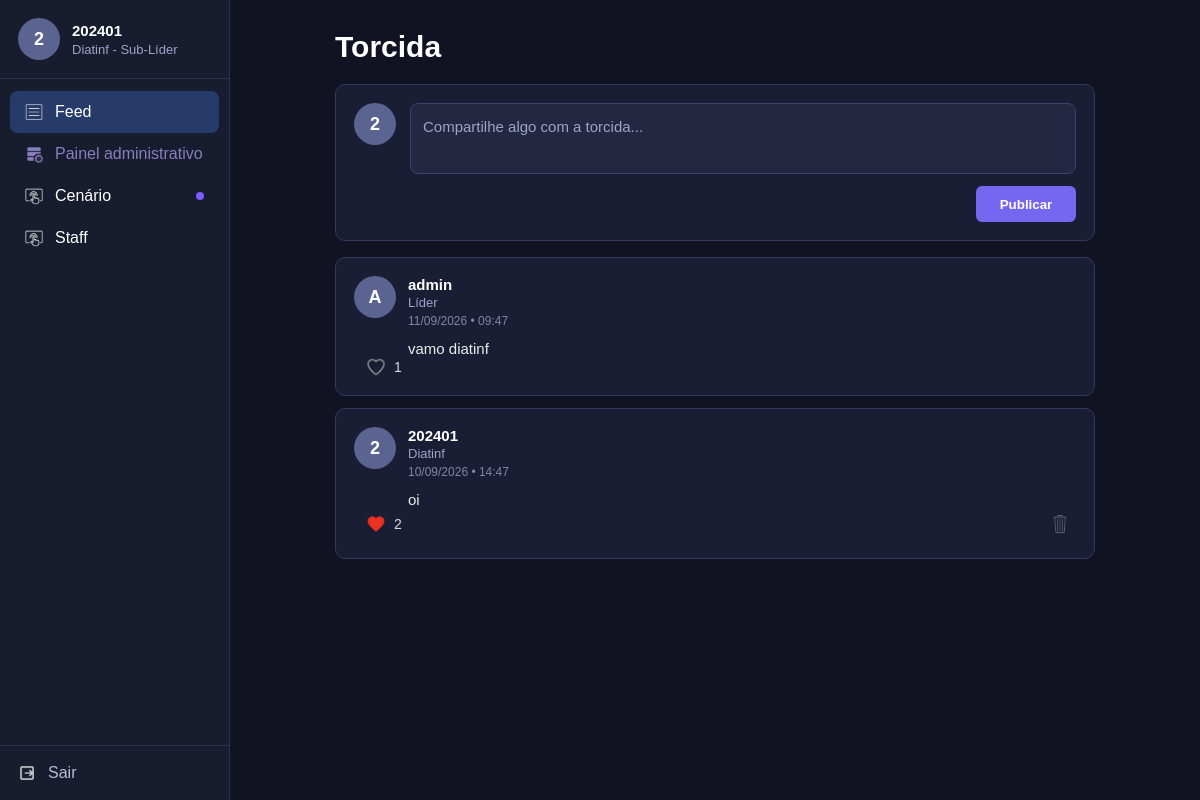
Page /feed/ (signed in) on the committed database.
### usuarios/models.py (models this page shows, shortened)
class Usuario(models.Model):
    matricula=models.CharField(
        max_length=20,
        unique=True
    )
    senha=models.CharField(
        max_length=255
    )
    diretoria=models.CharField(
        max_length=50
    )
    areas=models.TextField()
    aprovado=models.BooleanField(
        default=True
    )
    sub_lider=models.BooleanField(
        default=False
    )
    sublider_de=models.CharField(
        max_length=50,
        null=True,
        blank=True
    )
    doacao_tampinhas=models.FloatField(
        default=0
    )
    def eh_administrador(self):
        return self.matricula=="admin" or self.diretoria=="Líder"
    def get_areas_list(self):
        if self.areas:
            return [a.strip() for a in self.areas.split(",") if a.strip()]
        return []

class Publicacao(models.Model):
    usuario=models.ForeignKey(
        Usuario,
        on_delete=models.CASCADE,
        related_name="publicacoes"
    )
    texto=models.TextField()
    data=models.DateTimeField(
        auto_now_add=True
    )
    editado=models.BooleanField(
        default=False
    )
    def total_curtidas(self):
        return self.curtidas.count()

### usuarios/views.py (the view)
# urls.py: path("feed/",views.feed,name="feed"),
def feed(request):
    if "usuario" not in request.session:
        return redirect("login")
    usuario = Usuario.objects.get(id=request.session["usuario"])
    publicacoes = Publicacao.objects.select_related("usuario").prefetch_related("curtidas").order_by("-data")
    curtidas = Curtida.objects.filter(usuario=usuario).values_list("publicacao_id", flat=True)
    return render(request, "feed.html", {
        "usuario": usuario,
        "publicacoes": publicacoes,
        "curtidas": curtidas
    })

### usuarios/templates/feed.html (shortened to what this page needs)
{% load static %}
<!DOCTYPE html>
<html lang="pt-br">
<head>
    <link rel="stylesheet" href="{% static 'css/base.css' %}">
    <link rel="stylesheet" href="{% static 'css/feed.css' %}">
</head>
<body>
{% include "_sidebar.html" with pagina_ativa="feed" %}
<main class="conteudo">
    <div class="container-pagina">
        <div class="titulo-pagina">
            <h1>Torcida</h1>
        </div>
        <section class="nova-publicacao">
            <form action="{% url 'publicar' %}" method="POST">
                <div class="topo-publicacao">
                    <div class="avatar">
                        {{ usuario.matricula|first|upper }}
                    </div>
                    <textarea
                        name="texto"
                        placeholder="Compartilhe algo com a torcida..."
                        required></textarea>
                </div>
                <div class="acoes-publicacao">
                    <button type="submit">Publicar</button>
                </div>
            </form>
        </section>
        <section class="feed">
            {% for publicacao in publicacoes %}
            <article class="card">
                <div class="cabecalho">
                    <div class="avatar">
                        {{ publicacao.usuario.matricula|first|upper }}
                    </div>
                    <div class="info">
                        <h3>{{ publicacao.usuario.matricula }}</h3>
                        <p>{{ publicacao.usuario.diretoria }}</p>
                        <small>{{ publicacao.data|date:"d/m/Y • H:i" }}</small>
                    </div>
                </div>
                <div class="corpo-card">
                    <div class="avatar-espaco"></div>
                    <div class="texto">{{ publicacao.texto }}</div>
                </div>
                <div class="rodape-card">
                    <div class="rodape-acoes">
                        <button class="curtir" data-id="{{ publicacao.id }}">
                            <img
                                class="icone-curtir"
                                src="{% if publicacao.id in curtidas %}{% static 'imgs/coracao-vermelho.png' %}{% else %}{% static 'imgs/coracao-cinza.png' %}{% endif %}"
                                alt="Curtir">
                            <span>{{ publicacao.total_curtidas }}</span>
                        </button>
                        {% if publicacao.usuario.id == usuario.id %}
                        <form action="{% url 'excluir_publicacao' publicacao.id %}" method="POST" class="form-excluir">
                            <button type="submit" class="excluir">
                                <img src="{% static 'imgs/lixeira.png' %}" alt="Excluir">
                            </button>
                        </form>
                        {% endif %}
                    </div>
                </div>
            </article>
            {% empty %}
            <div class="sem-publicacoes">
                Nenhuma publicação encontrada.
            </div>
            {% endfor %}
        </section>
    </div>
</main>
</body>
</html>

### usuarios/templates/_sidebar.html
{% load static %}
<aside class="sidebar">
    <div>
        <div class="usuario">
            <div class="avatar">{{ usuario.matricula|first|upper }}</div>
            <div class="dados-usuario">
                <h3>{{ usuario.matricula }}</h3>
                <p>{{ usuario.diretoria }} - {% if usuario.eh_administrador %}Líder{% elif usuario.sub_lider %}Sub-Líder{% else %}Membro{% endif %}</p>
            </div>
        </div>
        <nav class="menu">
            <a href="{% url 'feed' %}" class="{% if pagina_ativa == 'feed' %}ativo{% endif %}">
                <img src="{% static 'imgs/icone-feed.png' %}" alt="Feed">
                <span>Feed</span>
            </a>
            {% if usuario.eh_administrador %}
                <a href="{% url 'painel_administrativo' %}" class="{% if pagina_ativa == 'painel' %}ativo{% endif %}">
                    <img src="{% static 'imgs/icone-painel.png' %}" alt="Painel">
                    <span class="texto-painel">Painel administrativo</span>
                </a>
                <a href="#"><img src="{% static 'imgs/icone-area.png' %}" alt=""><span>Cenário</span></a>
                <a href="#"><img src="{% static 'imgs/icone-area.png' %}" alt=""><span>Staff</span></a>
                <a href="#"><img src="{% static 'imgs/icone-area.png' %}" alt=""><span>Figurino</span></a>
                <a href="#"><img src="{% static 'imgs/icone-area.png' %}" alt=""><span>Dança</span></a>
                <a href="#"><img src="{% static 'imgs/icone-area.png' %}" alt=""><span>Sonoplastia</span></a>
                <a href="#"><img src="{% static 'imgs/icone-area.png' %}" alt=""><span>Roteiro</span></a>
            {% else %}
                {% if usuario.sub_lider %}
                    <a href="{% url 'painel_administrativo' %}" class="{% if pagina_ativa == 'painel' %}ativo{% endif %}">
                        <img src="{% static 'imgs/icone-painel.png' %}" alt="Painel">
                        <span class="texto-painel">Painel administrativo</span>
                    </a>
                {% endif %}
                {% for area in usuario.get_areas_list %}
                    <a href="#">
                        <img src="{% static 'imgs/icone-area.png' %}" alt="">
                        <span>{{ area }}</span>
                        {% if usuario.sub_lider and area == usuario.sublider_de %}
                            <span class="ponto-sublider"></span>
                        {% endif %}
                    </a>
                {% empty %}
                    <p class="sem-areas">Nenhuma área cadastrada.</p>
                {% endfor %}
            {% endif %}
        </nav>
    </div>
    <div class="rodape-sidebar">
        <a href="{% url 'sair' %}">
            <img src="{% static 'imgs/icone-sair.png' %}" alt="Sair">
            <span>Sair</span>
        </a>
    </div>
</aside>

### usuarios/static/css/base.css (style rules this page uses)
* { margin: 0; padding: 0; box-sizing: border-box; font-family: Arial, Helvetica, sans-serif; }
body { display: flex; height: 100vh; overflow: hidden; background: #111323; color: white; }
.sidebar { position: fixed; left: 0; top: 0; width: 230px; height: 100vh; display: flex; flex-direction: column; justify-content: space-between; background: #181c2f; border-right: 1px solid #2d3150; }
.usuario { display: flex; align-items: center; gap: 12px; padding: 18px; border-bottom: 1px solid #2d3150; }
.avatar { width: 42px; height: 42px; display: flex; align-items: center; justify-content: center; border-radius: 50%; background: #5b6390; font-size: 18px; font-weight: bold; }
.dados-usuario h3 { font-size: 15px; margin-bottom: 3px; }
.dados-usuario p { font-size: 13px; color: #9ca4c9; }
.menu { padding: 12px 10px; }
.menu a, .rodape-sidebar a { display: flex; align-items: center; gap: 12px; text-decoration: none; }
.menu a { padding: 12px 15px; color: #fff; border-radius: 8px; transition: .2s; }
.menu a:hover, .menu .ativo { background: #263b69; }
.menu img, .rodape-sidebar img { width: 18px; height: 18px; }
.texto-painel { color: #8A7EBE; }
.rodape-sidebar { padding: 18px; border-top: 1px solid #2d3150; }
.rodape-sidebar a { color: #b8bfdc; }
.conteudo { margin-left: 230px; width: calc(100% - 230px); height: 100vh; overflow-y: auto; display: flex; justify-content: center; padding: 30px; }
.container-pagina { width: 100%; max-width: 760px; }
.titulo-pagina { margin-bottom: 20px; }
.titulo-pagina h1 { font-size: 30px; }
.menu a { position: relative; }
.ponto-sublider { width: 8px; height: 8px; border-radius: 50%; background-color: #7a5cff; display: inline-block; margin-left: auto; flex-shrink: 0; }

### usuarios/static/css/feed.css (style rules this page uses)
.nova-publicacao, .card, .sem-publicacoes { background: #1a1e34; border: 1px solid #34395e; border-radius: 10px; }
.nova-publicacao { padding: 18px; margin-bottom: 16px; }
.topo-publicacao { display: flex; gap: 14px; }
.topo-publicacao textarea { flex: 1; min-height: 70px; padding: 12px; resize: none; outline: none; border: 1px solid #3d446b; border-radius: 8px; background: #232741; color: #fff; font-size: 15px; line-height: 1.5; }
.topo-publicacao textarea::placeholder { color: #9ca4c9; }
.acoes-publicacao { display: flex; justify-content: flex-end; margin-top: 12px; }
.acoes-publicacao button { width: 100px; height: 36px; border: none; border-radius: 6px; background: #7766ef; color: #fff; font-weight: bold; cursor: pointer; transition: .2s; }
.feed { display: flex; flex-direction: column; gap: 12px; }
.card { padding: 18px; transition: .2s; }
.cabecalho { display: flex; align-items: flex-start; gap: 12px; }
.cabecalho .avatar { flex-shrink: 0; }
.info { flex: 1; }
.info h3 { font-size: 15px; margin-bottom: 2px; }
.info p { font-size: 13px; color: #9ca4c9; }
.info small { display: block; margin-top: 4px; color: #7e86aa; font-size: 12px; }
.corpo-card { display: flex; gap: 12px; margin-top: 12px; }
.corpo-card .avatar-espaco { width: 42px; flex-shrink: 0; }
.texto { flex: 1; font-size: 15px; color: #ededed; white-space: pre-wrap; }
.rodape-card { display: flex; gap: 12px; align-items: center; }
.rodape-acoes { display: flex; flex: 1; justify-content: space-between; align-items: center; }
.curtir { display: flex; align-items: center; gap: 8px; border: none; background: none; color: #d4d8ea; cursor: pointer; font-size: 14px; }
.curtir img { width: 20px; transition: .2s; }
.excluir { width: 32px; height: 32px; display: flex; align-items: center; justify-content: center; border: none; background: none; cursor: pointer; }
.excluir img { width: 18px; opacity: .7; transition: .2s; }

### rows in the picture
Usuario: matricula|first "2", matricula "202401", diretoria "Diatinf", sub_lider True (drawn)
Publicacao: usuario.matricula|first "A", usuario.matricula "admin", usuario.diretoria "Líder", data "11/09/2026 • 09:47", texto "vamo diatinf", total_curtidas "1"
Publicacao: usuario.matricula|first "2", usuario.matricula "202401", usuario.diretoria "Diatinf", data "10/09/2026 • 14:47", texto "oi", total_curtidas "2"

### other values in the picture
{{ area }} "Cenário" "Staff"
